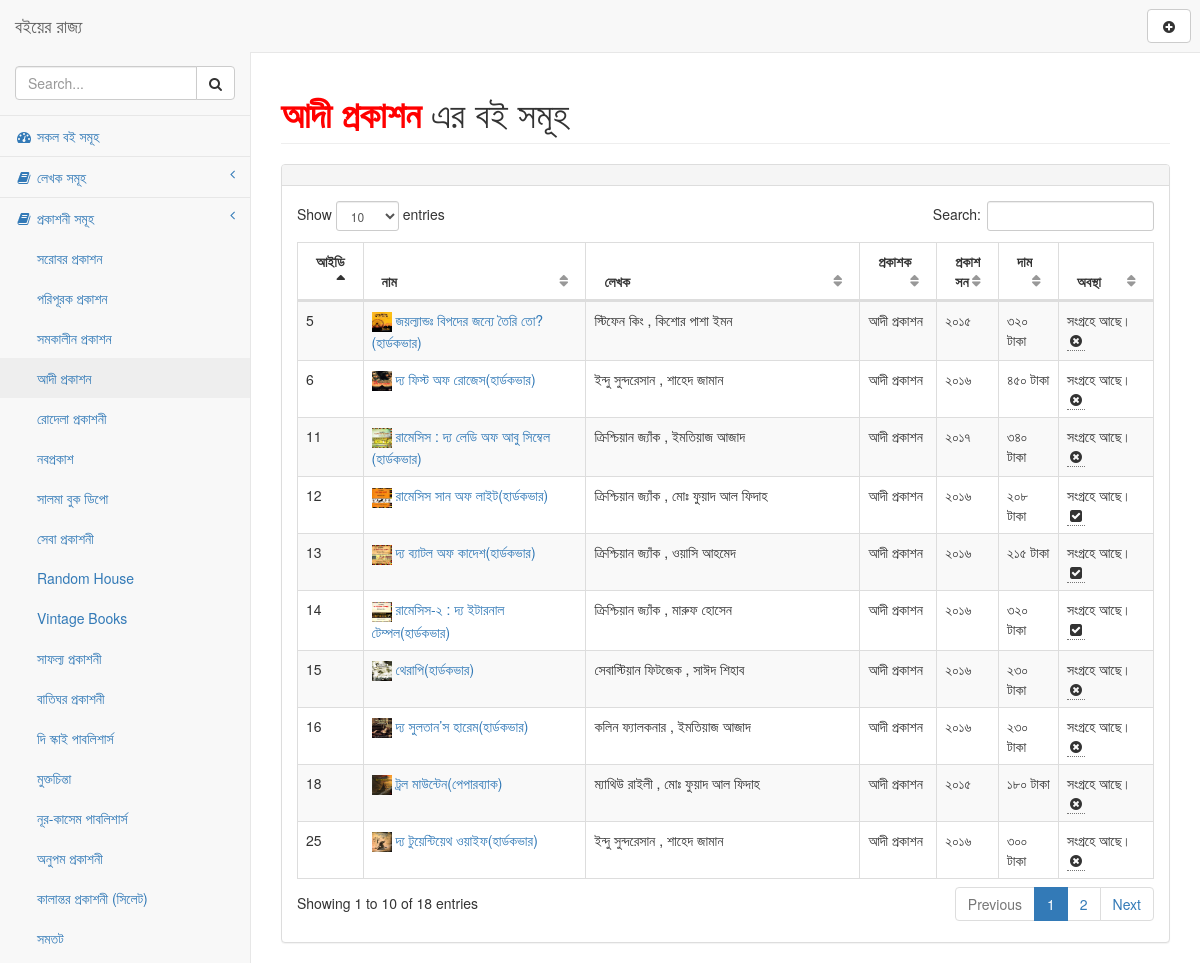
/publisher.php?publisher=আদী প্রকাশন, run on the app's committed database.
### tables this page shows
CREATE TABLE `tbl_books` (
  `id` int(11) NOT NULL,
  `name` varchar(200) NOT NULL,
  `author` varchar(200) NOT NULL,
  `page` varchar(100) NOT NULL,
  `publisher` varchar(200) NOT NULL,
  `preview` varchar(300) NOT NULL,
  `year` varchar(4) NOT NULL,
  `price` varchar(4) NOT NULL,
  `discount` varchar(5) NOT NULL,
  `status` tinyint(4) NOT NULL DEFAULT 0,
  `buy_link` varchar(500) NOT NULL DEFAULT 'http://',
  `process` tinyint(4) NOT NULL DEFAULT 0,
  `review` text NOT NULL,
  `tags` varchar(300) NOT NULL,
  `buy_priority` tinyint(4) NOT NULL DEFAULT 0,
  `reading` varchar(111) NOT NULL DEFAULT '0',
  `created` varchar(40) NOT NULL DEFAULT '0',
  `updated` varchar(40) NOT NULL DEFAULT '0',
  `created_day` datetime NOT NULL DEFAULT current_timestamp()
);

### publisher.php (the view, shortened to what this page needs)
<?php include "./inc/header.php"; ?>
<?php
if(!isset($_GET['publisher']) || $_GET['publisher'] == null){
	header("Location: index.php");
} else { ?>
<div id="page-wrapper">
    <div class="row">
        <div class="col-lg-12">
            <h1 class="page-header"><?php echo "<b style='color:red;'>".$_GET['publisher']."</b>"; ?> এর বই সমূহ</h1>
    </div>
</div>
<div class="row">
    <div class="col-lg-12">
        <div class="panel panel-default">
            <div class="panel-heading">
            </div>
            <div class="panel-body">
                <table width="100%" class="table table-striped table-bordered table-hover" id="dataTables-example">
                    <thead>
                        <tr>
                            <th width="5%">
                                <b>আইডি</b>
                            </th>
                            <th>
                                <b>নাম</b>
                            </th>
                            <th>
                                <b>লেখক</b>
                            </th>
                            <th>
                                <b>প্রকাশক</b>
                            </th>
                            <th width="5%">
                                <b>প্রকাশ সন</b>
                            </th>
                            <th>
                                <b>দাম</b>
                            </th>
                            <th>
                                <b>অবস্থা</b>
                            </th>
                        </tr>
                    </thead>
                    <tbody>
                        <?php
                            try {
                                $dbh = new PDO("mysql:dbname=db_ibooks;host=localhost", "root", "root");
                                $dbh->setAttribute(PDO::ATTR_ERRMODE, PDO::ERRMODE_EXCEPTION);
                                $dbh->exec("SET CHARACTER SET utf8");
                                $dbh->pdo = $dbh;
                            } catch (PDOException $e) {
                                echo 'Connection failed: ' . $e->getMessage();
                            }
                            $table = "tbl_books";
                            $publisher = $_GET['publisher'];
                            $query = "SELECT * FROM `".$table."` WHERE `publisher` LIKE '%{$publisher}%'";
                            $stmt = $dbh->prepare($query);
                            $stmt->execute();
                            if ($stmt->rowCount() > 0) {
                                $result = $stmt->fetchAll();
                                    foreach( $result as $data ) {
                        ?>
                        <?php
                            $oddeven = $data['id'];
                            if($oddeven%2 == 0){
                                $class = "odd gradeX";
                            } else {
                                $class = "even gradeC";
                            }
                        ?>
                                <tr class="<?php echo $class; ?>">
                                    <td width="05%">
                                        <?php echo $data['id']; ?>
                                    </td>
                                    <td>
                                        <a href="book_details.php?id=<?php echo $data['id']; ?>"><img src="covers/<?php echo $data['preview']; ?>" alt="" height="20px" width="20px">
                                            <?php echo $data['name']; ?>
                                        </a>
                                    </td>
                                    <td>
                                        <?php echo $data['author']; ?>
                                    </td>
                                    <td>
                                        <?php echo $data['publisher']; ?>
                                    </td>
                                    <td width="5%">
                                            <?php echo $data['year']; ?>
                                    </td>
                                    <td width="7%">
                                        <?php echo $data['price']; ?> টাকা
                                    </td>
                                    <td width="11%">
                                        <?php
                                            $status = $data['status'];
                                            if($status == 1){
                                            $status = "সংগ্রহে আছে।";
                                            } else {
                                                $status = "কেনা হয়নি।";
                                            }
                                        ?>
                                        <?php echo $status; ?>
                                        <?php
                                            $process = $data['process'];
                                            if($process == 0){
                                                echo '<span><abbr title="পড়তে চাই না।"><i class="fa fa-times-circle fa-fw"></i></abbr></span>';
                                            } elseif($process == 1){
                                                echo '<span><abbr title="পড়বো ইনশাল্লাহ।"><i class="fa fa-book fa-fw"></i></abbr></span>';
                                            } elseif($process == 3){
                                                echo '<span><abbr title="আলহামদুলিল্লাহ, পড়া হয়েছে।"><i class="fa fa-check-square fa-fw"></i></abbr></span>';
                                            } elseif($process == 2) {
                                                echo '<span><abbr title="আলহামদুলিল্লাহ, পড়তেছি।"><i class="fa fa-spinner fa-fw"></i></abbr></span>';
                                            } else {
                                                echo "";
                                            }
                                            ?>
                                    </td>
                                </tr>
                                <?php
                                    }
                                } ?>
                    </tbody>
                </table>
            </div>
        </div>
    </div>
</div>
</div>
                            <?php } ?>
<?php include "./inc/footer.php"; ?>

### data on the page
tbl_books: id "5", preview (picture), name "জয়ল্যান্ডঃ বিপদের জন্যে তৈরি তো?(হার্ডকভার)", author "স্টিফেন কিং , কিশোর পাশা ইমন", publisher "আদী প্রকাশন", year "২০১৫", price "৩২০", status "সংগ্রহে আছে।", process 0 (drawn)
tbl_books: id "6", preview (picture), name "দ্য ফিস্ট অফ রোজেস(হার্ডকভার)", author "ইন্দু সুন্দরেসান , শাহেদ জামান", publisher "আদী প্রকাশন", year "২০১৬", price "৪৫০", status "সংগ্রহে আছে।", process 0 (drawn)
tbl_books: id "11", preview (picture), name "রামেসিস : দ্য লেডি অফ আবু সিম্বেল (হার্ডকভার)", author "ক্রিশ্চিয়ান জ্যাঁক , ইমতিয়াজ আজাদ", publisher "আদী প্রকাশন", year "২০১৭", price "৩৪০", status "সংগ্রহে আছে।", process 0 (drawn)
tbl_books: id "12", preview (picture), name "রামেসিস সান অফ লাইট(হার্ডকভার)", author "ক্রিশ্চিয়ান জ্যাঁক , মোঃ ফুয়াদ আল ফিদাহ", publisher "আদী প্রকাশন", year "২০১৬", price "২০৮", status "সংগ্রহে আছে।", process 3 (drawn)
tbl_books: id "13", preview (picture), name "দ্য ব্যাটল অফ কাদেশ(হার্ডকভার)", author "ক্রিশ্চিয়ান জ্যাঁক , ওয়াসি আহমেদ", publisher "আদী প্রকাশন", year "২০১৬", price "২১৫", status "সংগ্রহে আছে।", process 3 (drawn)
tbl_books: id "14", preview (picture), name "রামেসিস-২ : দ্য ইটারনাল টেম্পল(হার্ডকভার)", author "ক্রিশ্চিয়ান জ্যাঁক , মারুফ হোসেন", publisher "আদী প্রকাশন", year "২০১৬", price "৩২০", status "সংগ্রহে আছে।", process 3 (drawn)
tbl_books: id "15", preview (picture), name "থেরাপি(হার্ডকভার)", author "সেবাস্টিয়ান ফিটজেক , সাঈদ শিহাব", publisher "আদী প্রকাশন", year "২০১৬", price "২৩০", status "সংগ্রহে আছে।", process 0 (drawn)
tbl_books: id "16", preview (picture), name "দ্য সুলতান’স হারেম(হার্ডকভার)", author "কলিন ফ্যালকনার , ইমতিয়াজ আজাদ", publisher "আদী প্রকাশন", year "২০১৬", price "২৩০", status "সংগ্রহে আছে।", process 0 (drawn)
tbl_books: id "18", preview (picture), name "ট্রল মাউন্টেন(পেপারব্যাক)", author "ম্যাথিউ রাইলী , মোঃ ফুয়াদ আল ফিদাহ", publisher "আদী প্রকাশন", year "২০১৫", price "১৮০", status "সংগ্রহে আছে।", process 0 (drawn)
tbl_books: id "25", preview (picture), name "দ্য টুয়েন্টিয়েথ ওয়াইফ(হার্ডকভার)", author "ইন্দু সুন্দরেসান , শাহেদ জামান", publisher "আদী প্রকাশন", year "২০১৬", price "৩০০", status "সংগ্রহে আছে।", process 0 (drawn)

### other printed values
$publisher "সরোবর প্রকাশন"
$publisher "পরিপূরক প্রকাশন"
$publisher "সমকালীন প্রকাশন"
$publisher "আদী প্রকাশন"
$publisher "রোদেলা প্রকাশনী"
$publisher "নবপ্রকাশ"
$publisher "সালমা বুক ডিপো"
$publisher "সেবা প্রকাশনী"
$publisher "Random House"
$publisher "Vintage Books"
$publisher "সাফল্য প্রকাশনী"
$publisher "বাতিঘর প্রকাশনী"
$publisher "দি স্কাই পাবলিশার্স"
$publisher "মুক্তচিন্তা"
$publisher "নূর-কাসেম পাবলিশার্স"
